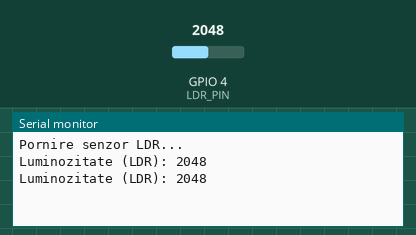
Bench run of a sketch on a simulated ESP32. On the bench: the last lines printed to the serial monitor. The test bench sets the inputs (shaded band); at power-on: GPIO 4 (LDR_PIN) = 2048.

Above: at 1.8 s.
1.9 s: GPIO 4 (LDR_PIN) set to 2866
At 2.8 s:
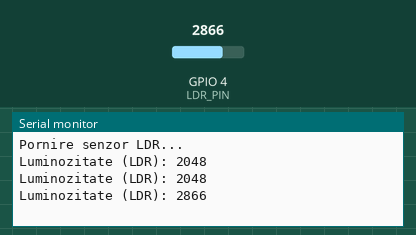
3.4 s: GPIO 4 (LDR_PIN) set to 3603
At 4.8 s:
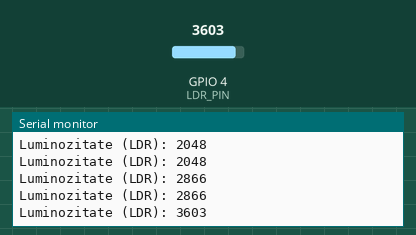
Timing chart, 0 to 6.4 s (numbered marks = the images above; inputs shaded):
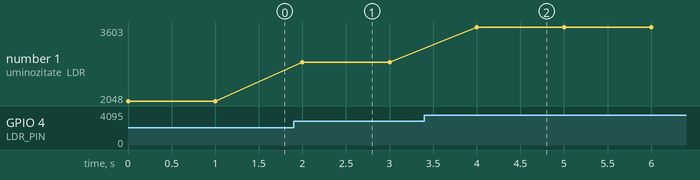

Measured:
- after the input at 1.9 s, the serial monitor: prints a new line after 0.10 s (image 1)
- after the input at 3.4 s, the serial monitor: prints a new line after 0.60 s (image 2)
- plotted number 1: 2048 → 2866 after the input at 1.9 s, 2866 → 3603 after the input at 3.4 s

The sketch:

ESP32_Fotorezitor_LRD.ino
```cpp
#define LDR_PIN 4   // Pinul analogic conectat la ieșirea modulului LDR

void setup() {
  Serial.begin(115200); // Deschide comunicarea serială
  pinMode(LDR_PIN, INPUT); // Pinul este intrare
  Serial.println("Pornire senzor LDR...");
}

void loop() {
  int valoareLDR = analogRead(LDR_PIN); // Citește lumina (valoare între 0 și 4095)

  Serial.print("Luminozitate (LDR): ");
  Serial.println(valoareLDR);

  delay(1000); // Așteaptă 1 sec. între citiri
}
```
